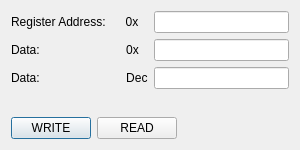
<?xml version="1.0" encoding="UTF-8"?>
<ui version="4.0">
 <class>DirectAccessDialog</class>
 <widget class="QDialog" name="DirectAccessDialog">
  <property name="geometry">
   <rect>
    <x>0</x>
    <y>0</y>
    <width>300</width>
    <height>150</height>
   </rect>
  </property>
  <property name="minimumSize">
   <size>
    <width>300</width>
    <height>150</height>
   </size>
  </property>
  <property name="maximumSize">
   <size>
    <width>300</width>
    <height>150</height>
   </size>
  </property>
  <property name="windowTitle">
   <string>Direct Access</string>
  </property>
  <layout class="QVBoxLayout" name="verticalLayout">
   <item>
    <layout class="QGridLayout" name="gridLayout">
     <item row="0" column="0">
      <widget class="QLabel" name="RegAdd_Label">
       <property name="text">
        <string>Register Address:      0x </string>
       </property>
      </widget>
     </item>
     <item row="0" column="2">
      <widget class="QLineEdit" name="RegAdd_Edit"/>
     </item>
     <item row="1" column="0">
      <widget class="QLabel" name="RegData_Label">
       <property name="text">
        <string>Data:                          0x</string>
       </property>
      </widget>
     </item>
     <item row="1" column="2">
      <widget class="QLineEdit" name="RegData_Edit"/>
     </item>
     <item row="2" column="2">
      <widget class="QLineEdit" name="RegDataDec_Edit"/>
     </item>
     <item row="2" column="0">
      <widget class="QLabel" name="RegDataDec_Label">
       <property name="text">
        <string>Data:                          Dec</string>
       </property>
      </widget>
     </item>
    </layout>
   </item>
   <item>
    <widget class="QLabel" name="RegAccessError_Label">
     <property name="text">
      <string/>
     </property>
    </widget>
   </item>
   <item>
    <spacer name="verticalSpacer">
     <property name="orientation">
      <enum>Qt::Vertical</enum>
     </property>
     <property name="sizeHint" stdset="0">
      <size>
       <width>20</width>
       <height>40</height>
      </size>
     </property>
    </spacer>
   </item>
   <item>
    <layout class="QHBoxLayout" name="horizontalLayout">
     <item>
      <widget class="QPushButton" name="RegWrite_Button">
       <property name="text">
        <string>WRITE</string>
       </property>
      </widget>
     </item>
     <item>
      <widget class="QPushButton" name="RegRead_Button">
       <property name="text">
        <string>READ</string>
       </property>
      </widget>
     </item>
     <item>
      <spacer name="horizontalSpacer">
       <property name="orientation">
        <enum>Qt::Horizontal</enum>
       </property>
       <property name="sizeHint" stdset="0">
        <size>
         <width>40</width>
         <height>20</height>
        </size>
       </property>
      </spacer>
     </item>
    </layout>
   </item>
  </layout>
 </widget>
 <resources/>
 <connections/>
</ui>
